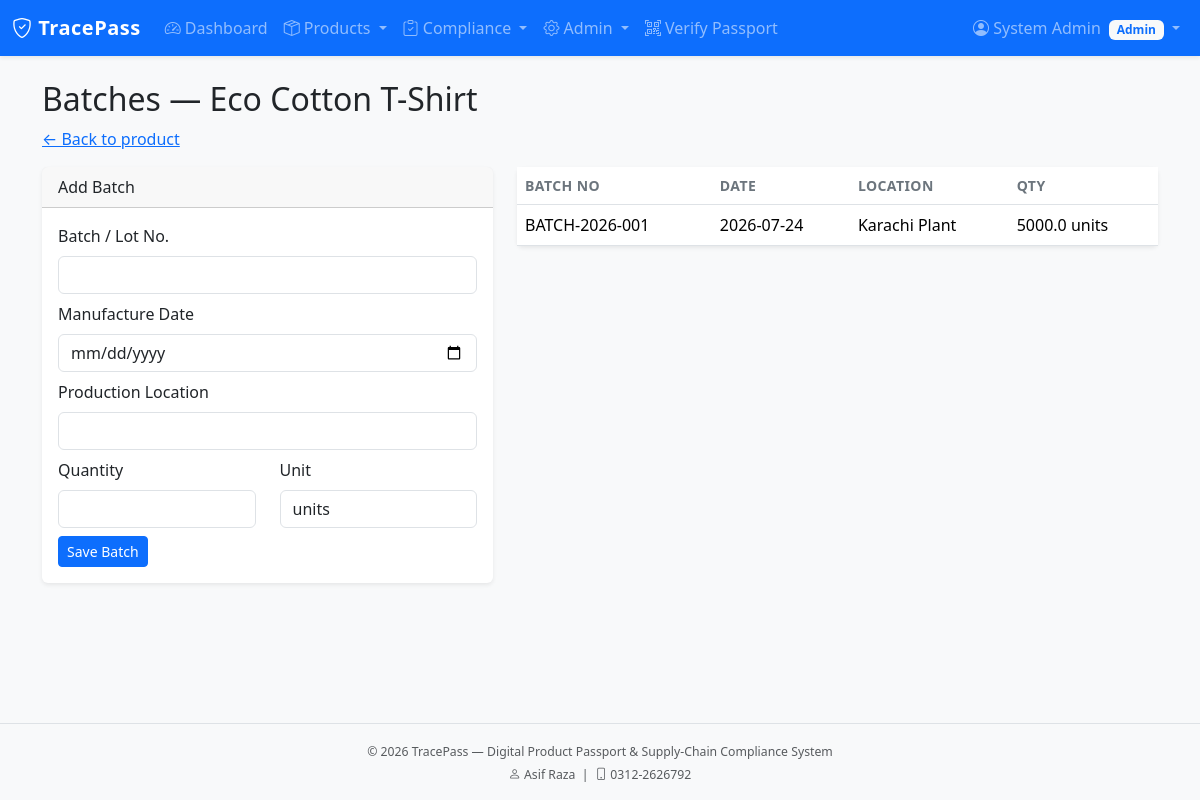
Screenshot of /products/1/batches (signed in) with the database file from the repository.
### app/models/user.py (models this page shows, shortened)
class User(UserMixin, db.Model):
    __tablename__ = 'users'
    id = db.Column(db.Integer, primary_key=True)
    name = db.Column(db.String(100), nullable=False)
    email = db.Column(db.String(120), unique=True, nullable=False, index=True)
    password_hash = db.Column(db.String(256), nullable=False)
    role_id = db.Column(db.Integer, db.ForeignKey('roles.id'), nullable=False)
    organization_id = db.Column(db.Integer, db.ForeignKey('organizations.id'), nullable=True)
    is_active = db.Column(db.Boolean, default=True)
    last_login = db.Column(db.DateTime)
    created_at = db.Column(db.DateTime, default=datetime.utcnow)
    updated_at = db.Column(db.DateTime, default=datetime.utcnow, onupdate=datetime.utcnow)
    @property
    def password(self):
        raise AttributeError('password is not a readable attribute')
    def has_role(self, *role_names):
        if self.role is None:
            return False
        return self.role.name in role_names

### app/models/role.py (models this page shows, shortened)
class Role(db.Model):
    __tablename__ = 'roles'
    id = db.Column(db.Integer, primary_key=True)
    name = db.Column(db.String(64), unique=True, nullable=False, index=True)
    description = db.Column(db.String(255))
    permissions = db.Column(db.Integer, default=0)  # bitmask style if needed later
    is_default = db.Column(db.Boolean, default=False)
    created_at = db.Column(db.DateTime, default=datetime.utcnow)
    users = db.relationship('User', backref='role', lazy='dynamic')
    PERMISSION_VIEW_PUBLIC = 0x01
    PERMISSION_MANAGE_PRODUCTS = 0x02
    PERMISSION_MANAGE_SUPPLIERS = 0x04
    PERMISSION_COMPLIANCE = 0x08
    PERMISSION_ADMIN = 0x80

### app/models/product.py (models this page shows, shortened)
class Product(db.Model):
    __tablename__ = 'products'
    id = db.Column(db.Integer, primary_key=True)
    passport_code = db.Column(db.String(64), unique=True, nullable=False, index=True)
    name = db.Column(db.String(200), nullable=False)
    category = db.Column(db.String(100))
    brand = db.Column(db.String(100))
    model = db.Column(db.String(100))
    description = db.Column(db.Text)
    manufacturer_org_id = db.Column(db.Integer, db.ForeignKey('organizations.id'), nullable=False)
    origin_country = db.Column(db.String(80))
    status = db.Column(db.String(30), default='draft')  # draft, submitted, published, archived
    compliance_status = db.Column(db.String(30), default='pending')  # pending, compliant, non_compliant, under_review
    created_by = db.Column(db.Integer, db.ForeignKey('users.id'))
    created_at = db.Column(db.DateTime, default=datetime.utcnow)
    updated_at = db.Column(db.DateTime, default=datetime.utcnow, onupdate=datetime.utcnow)
    published_at = db.Column(db.DateTime)
    manufacturer = db.relationship('Organization', backref='products', foreign_keys=[manufacturer_org_id])
    creator = db.relationship('User', foreign_keys=[created_by])
    batches = db.relationship('ProductBatch', backref='product', lazy='dynamic', cascade='all, delete-orphan')
    materials = db.relationship('ProductMaterial', backref='product', lazy='dynamic', cascade='all, delete-orphan')
    events = db.relationship('SupplyChainEvent', backref='product', lazy='dynamic', cascade='all, delete-orphan')
    certificates = db.relationship('Certificate', backref='product', lazy='dynamic')
    compliance_checks = db.relationship('ComplianceCheck', backref='product', lazy='dynamic')
    compliance_reviews = db.relationship('ComplianceReview', backref='product', lazy='dynamic')

class ProductBatch(db.Model):
    __tablename__ = 'product_batches'
    id = db.Column(db.Integer, primary_key=True)
    product_id = db.Column(db.Integer, db.ForeignKey('products.id'), nullable=False)
    batch_no = db.Column(db.String(80), nullable=False)
    manufacture_date = db.Column(db.Date)
    production_location = db.Column(db.String(150))
    quantity = db.Column(db.Float)
    unit = db.Column(db.String(30), default='units')
    created_at = db.Column(db.DateTime, default=datetime.utcnow)

### app/products/routes.py (the view, shortened to what this page needs)
@products_bp.route('/<int:id>/batches', methods=['GET', 'POST'])
@login_required
@role_required('Manufacturer', 'Admin')
def batches(id):
    product = Product.query.get_or_404(id)
    form = BatchForm()
    return render_template('products/batches.html', product=product, form=form,
                           batches=product.batches.all(), title='Batches')

### app/products/forms.py
class BatchForm(FlaskForm):
    batch_no = StringField('Batch / Lot No.', validators=[DataRequired(), Length(max=80)])
    manufacture_date = DateField('Manufacture Date', validators=[Optional()])
    production_location = StringField('Production Location', validators=[Optional(), Length(max=150)])
    quantity = FloatField('Quantity', validators=[Optional(), NumberRange(min=0)])
    unit = StringField('Unit', validators=[Optional(), Length(max=30)], default='units')
    submit = SubmitField('Save Batch')

### app/models/user.py (called while the page is built)
@login_manager.user_loader
def load_user(user_id):
    return User.query.get(int(user_id))

### app/templates/products/batches.html
{% extends "base.html" %}
{% block content %}
<div class="container">
<h2>Batches — {{ product.name }}</h2>
<p><a href="{{ url_for('products.detail', id=product.id) }}">&larr; Back to product</a></p>
<div class="row g-4">
<div class="col-md-5"><div class="card"><div class="card-header">Add Batch</div><div class="card-body">
<form method="POST">{{ form.hidden_tag() }}
<div class="mb-2">{{ form.batch_no.label(class="form-label") }}{{ form.batch_no(class="form-control") }}</div>
<div class="mb-2">{{ form.manufacture_date.label(class="form-label") }}{{ form.manufacture_date(class="form-control") }}</div>
<div class="mb-2">{{ form.production_location.label(class="form-label") }}{{ form.production_location(class="form-control") }}</div>
<div class="row"><div class="col-6 mb-2">{{ form.quantity.label(class="form-label") }}{{ form.quantity(class="form-control") }}</div>
<div class="col-6 mb-2">{{ form.unit.label(class="form-label") }}{{ form.unit(class="form-control") }}</div></div>
{{ form.submit(class="btn btn-primary btn-sm") }}
</form></div></div></div>
<div class="col-md-7"><div class="card"><div class="table-responsive">
<table class="table mb-0"><thead><tr><th>Batch No</th><th>Date</th><th>Location</th><th>Qty</th></tr></thead>
<tbody>{% for b in batches %}<tr>
<td>{{ b.batch_no }}</td><td>{{ b.manufacture_date or '—' }}</td>
<td>{{ b.production_location or '—' }}</td>
<td>{{ b.quantity or '—' }} {{ b.unit }}</td>
</tr>{% else %}<tr><td colspan="4" class="text-muted text-center">No batches.</td></tr>{% endfor %}
</tbody></table></div></div></div>
</div></div>
{% endblock %}

### app/templates/includes/navbar.html (shortened to what this page needs)
<nav class="navbar navbar-expand-lg navbar-dark bg-primary shadow-sm">
    <div class="container-fluid">
        <a class="navbar-brand fw-bold" href="{{ url_for('main.index') }}">
            <i class="bi bi-shield-check"></i> TracePass
        </a>
        <div class="collapse navbar-collapse" id="mainNav">
            <ul class="navbar-nav me-auto mb-2 mb-lg-0">
                {% if current_user.is_authenticated %}
                    <li class="nav-item">
                        <a class="nav-link" href="{{ url_for('main.dashboard') }}">
                            <i class="bi bi-speedometer2"></i> Dashboard
                        </a>
                    </li>
                    {% if current_user.has_role('Manufacturer', 'Admin', 'Auditor', 'Distributor', 'Supplier') %}
                    <li class="nav-item dropdown">
                        <a class="nav-link dropdown-toggle" href="#" data-bs-toggle="dropdown">
                            <i class="bi bi-box-seam"></i> Products
                        </a>
                    </li>
                    {% endif %}
                    {% if current_user.has_role('Auditor', 'Admin') %}
                    <li class="nav-item dropdown">
                        <a class="nav-link dropdown-toggle" href="#" data-bs-toggle="dropdown">
                            <i class="bi bi-clipboard-check"></i> Compliance
                        </a>
                    </li>
                    {% elif current_user.has_role('Supplier', 'Manufacturer') %}
                    <li class="nav-item">
                        <a class="nav-link" href="{{ url_for('compliance.certificates') }}">
                            <i class="bi bi-file-earmark-check"></i> Certificates
                        </a>
                    </li>
                    {% endif %}
                    {% if current_user.has_role('Admin') %}
                    <li class="nav-item dropdown">
                        <a class="nav-link dropdown-toggle" href="#" data-bs-toggle="dropdown">
                            <i class="bi bi-gear"></i> Admin
                        </a>
                    </li>
                    {% endif %}
                {% endif %}
                <li class="nav-item">
                    <a class="nav-link" href="{{ url_for('public.verify') }}">
                        <i class="bi bi-qr-code-scan"></i> Verify Passport
                    </a>
                </li>
            </ul>
            <ul class="navbar-nav ms-auto">
                {% if current_user.is_authenticated %}
                    <li class="nav-item dropdown">
                        <a class="nav-link dropdown-toggle" href="#" data-bs-toggle="dropdown">
                            <i class="bi bi-person-circle"></i>
                            {{ current_user.name }}
                            <span class="badge bg-light text-primary ms-1">{{ current_user.role.name }}</span>
                        </a>
                    </li>
                {% endif %}
            </ul>
        </div>
    </div>
</nav>

### app/static/css/style.css (style rules this page uses)
:root { --tp-primary: #0d6efd; --tp-dark: #0a2540; }
body { min-height: 100vh; display: flex; flex-direction: column; background-color: #f8f9fa; }
.navbar-brand { letter-spacing: 0.5px; }
.card { border: none; box-shadow: 0 0.125rem 0.25rem rgba(0, 0, 0, 0.075); }
.table th { font-weight: 600; font-size: 0.875rem; text-transform: uppercase; letter-spacing: 0.03em; color: #6c757d; }

### rows the page displays
User: name "System Admin"
Role: role.name "Admin"
Product: name "Eco Cotton T-Shirt"
ProductBatch: batch_no "BATCH-2026-001", manufacture_date "2026-07-24", production_location "Karachi Plant", quantity "5000.0", unit "units"
